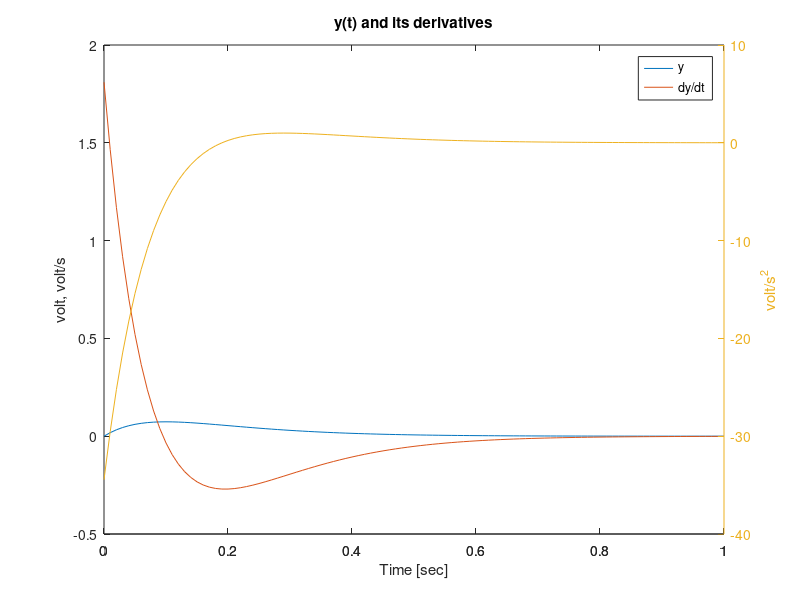

MATLAB code to generate this figure:
% calculate first two derivatives and plot using plotyy
clc;
clear all;
close all;

dt = 0.01;
t = 0:dt:1;
y = 2*t.*exp(-10*t);
dydt = diff(y)/dt;
dydt(end+1)=dydt(end); %add last value
d2ydt2 = diff(y,2)/dt^2;
d2ydt2(end+1:end+2)=d2ydt2(end); %add last value

[hx,h1,h2]=plotyy(t,[y;dydt],t,d2ydt2);
xlabel('Time [sec]')
axes(hx(1));
ylabel('volt, volt/s')
title('y(t) and its derivatives')
legend('y','dy/dt')
axes(hx(2));
ylabel('volt/s^2')

